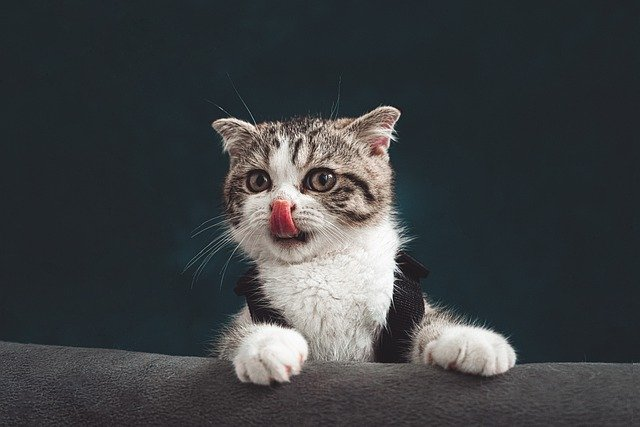
#> input picture project/cat.jpg, 640 x 427 px
$ jupyter execute '07. 이미지 자르기 .ipynb'
#> lines starting #> are read from the running program, lines starting #| are printed output that depends on the picture
[cell 1]
# 이미지 자르기

import cv2

img = cv2.imread('cat.jpg')
#> img is the input picture: shape (427, 640, 3); mean B, G, R 66.1, 64, 60.9
# img.shape (427, 640, 3)

crop = img[100:280, 200:420]
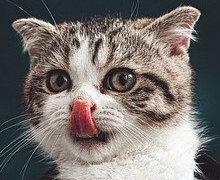
#> crop: shape (180, 220, 3); mean B, G, R 111.3, 114.5, 120.5

cv2.imshow('img', img)
cv2.imshow('crop', crop)

cv2.waitKey(0)
cv2.destroyAllWindows()

[cell 2]
# 기존 이미지에서 하는거

import cv2

img = cv2.imread('cat.jpg')

crop = img[100:280, 200:420]
crop2 = img[100:280, 200:420]
img[100:280, 420:640] = crop
img[100:280, 0:220] = crop2
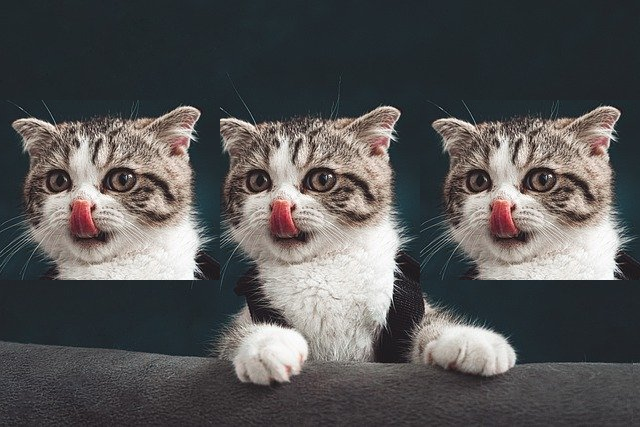
#> img: shape (427, 640, 3); mean B, G, R 85.6, 85.6, 86.3


cv2.imshow('img', img)
cv2.waitKey(0)
cv2.destroyAllWindows()
